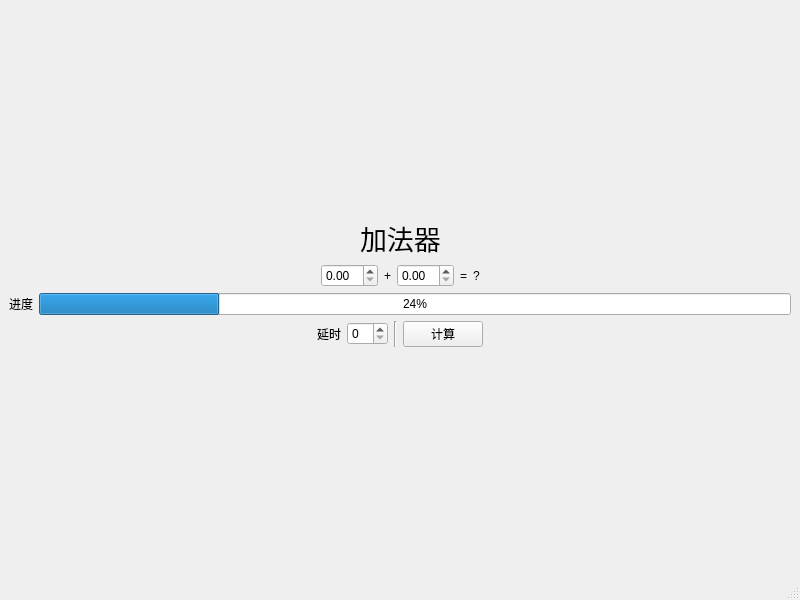
<?xml version="1.0" encoding="UTF-8"?>
<ui version="4.0">
 <class>MainWindow</class>
 <widget class="QMainWindow" name="MainWindow">
  <property name="geometry">
   <rect>
    <x>0</x>
    <y>0</y>
    <width>800</width>
    <height>600</height>
   </rect>
  </property>
  <property name="windowTitle">
   <string>MainWindow</string>
  </property>
  <widget class="QWidget" name="centralwidget">
   <layout class="QVBoxLayout" name="verticalLayout">
    <item>
     <spacer name="verticalSpacer_3">
      <property name="orientation">
       <enum>Qt::Orientation::Vertical</enum>
      </property>
      <property name="sizeHint" stdset="0">
       <size>
        <width>20</width>
        <height>160</height>
       </size>
      </property>
     </spacer>
    </item>
    <item>
     <layout class="QHBoxLayout" name="horizontalLayout">
      <item>
       <spacer name="horizontalSpacer">
        <property name="orientation">
         <enum>Qt::Orientation::Horizontal</enum>
        </property>
        <property name="sizeHint" stdset="0">
         <size>
          <width>40</width>
          <height>20</height>
         </size>
        </property>
       </spacer>
      </item>
      <item>
       <widget class="QLabel" name="label">
        <property name="font">
         <font>
          <pointsize>20</pointsize>
         </font>
        </property>
        <property name="text">
         <string>加法器</string>
        </property>
       </widget>
      </item>
      <item>
       <spacer name="horizontalSpacer_2">
        <property name="orientation">
         <enum>Qt::Orientation::Horizontal</enum>
        </property>
        <property name="sizeHint" stdset="0">
         <size>
          <width>40</width>
          <height>20</height>
         </size>
        </property>
       </spacer>
      </item>
     </layout>
    </item>
    <item>
     <layout class="QHBoxLayout" name="horizontalLayout_2">
      <item>
       <spacer name="horizontalSpacer_3">
        <property name="orientation">
         <enum>Qt::Orientation::Horizontal</enum>
        </property>
        <property name="sizeHint" stdset="0">
         <size>
          <width>40</width>
          <height>20</height>
         </size>
        </property>
       </spacer>
      </item>
      <item>
       <widget class="QDoubleSpinBox" name="inputA"/>
      </item>
      <item>
       <widget class="QLabel" name="label_2">
        <property name="text">
         <string>+</string>
        </property>
       </widget>
      </item>
      <item>
       <widget class="QDoubleSpinBox" name="inputB"/>
      </item>
      <item>
       <widget class="QLabel" name="label_3">
        <property name="text">
         <string>=</string>
        </property>
       </widget>
      </item>
      <item>
       <widget class="QLabel" name="result">
        <property name="text">
         <string>?</string>
        </property>
       </widget>
      </item>
      <item>
       <spacer name="horizontalSpacer_4">
        <property name="orientation">
         <enum>Qt::Orientation::Horizontal</enum>
        </property>
        <property name="sizeHint" stdset="0">
         <size>
          <width>40</width>
          <height>20</height>
         </size>
        </property>
       </spacer>
      </item>
     </layout>
    </item>
    <item>
     <layout class="QHBoxLayout" name="horizontalLayout_3">
      <item>
       <widget class="QLabel" name="label_5">
        <property name="text">
         <string>进度</string>
        </property>
       </widget>
      </item>
      <item>
       <widget class="QProgressBar" name="progressBar">
        <property name="value">
         <number>24</number>
        </property>
       </widget>
      </item>
     </layout>
    </item>
    <item>
     <layout class="QHBoxLayout" name="horizontalLayout_4">
      <item>
       <spacer name="horizontalSpacer_5">
        <property name="orientation">
         <enum>Qt::Orientation::Horizontal</enum>
        </property>
        <property name="sizeHint" stdset="0">
         <size>
          <width>40</width>
          <height>20</height>
         </size>
        </property>
       </spacer>
      </item>
      <item>
       <widget class="QLabel" name="label_6">
        <property name="text">
         <string>延时</string>
        </property>
       </widget>
      </item>
      <item>
       <widget class="QSpinBox" name="timeCost"/>
      </item>
      <item>
       <widget class="Line" name="line">
        <property name="orientation">
         <enum>Qt::Orientation::Vertical</enum>
        </property>
       </widget>
      </item>
      <item>
       <widget class="QPushButton" name="pushButton">
        <property name="text">
         <string>计算</string>
        </property>
       </widget>
      </item>
      <item>
       <spacer name="horizontalSpacer_6">
        <property name="orientation">
         <enum>Qt::Orientation::Horizontal</enum>
        </property>
        <property name="sizeHint" stdset="0">
         <size>
          <width>40</width>
          <height>20</height>
         </size>
        </property>
       </spacer>
      </item>
     </layout>
    </item>
    <item>
     <spacer name="verticalSpacer">
      <property name="orientation">
       <enum>Qt::Orientation::Vertical</enum>
      </property>
      <property name="sizeHint" stdset="0">
       <size>
        <width>20</width>
        <height>222</height>
       </size>
      </property>
     </spacer>
    </item>
   </layout>
  </widget>
  <widget class="QMenuBar" name="menubar">
   <property name="geometry">
    <rect>
     <x>0</x>
     <y>0</y>
     <width>800</width>
     <height>33</height>
    </rect>
   </property>
  </widget>
  <widget class="QStatusBar" name="statusbar"/>
 </widget>
 <resources/>
 <connections/>
</ui>
